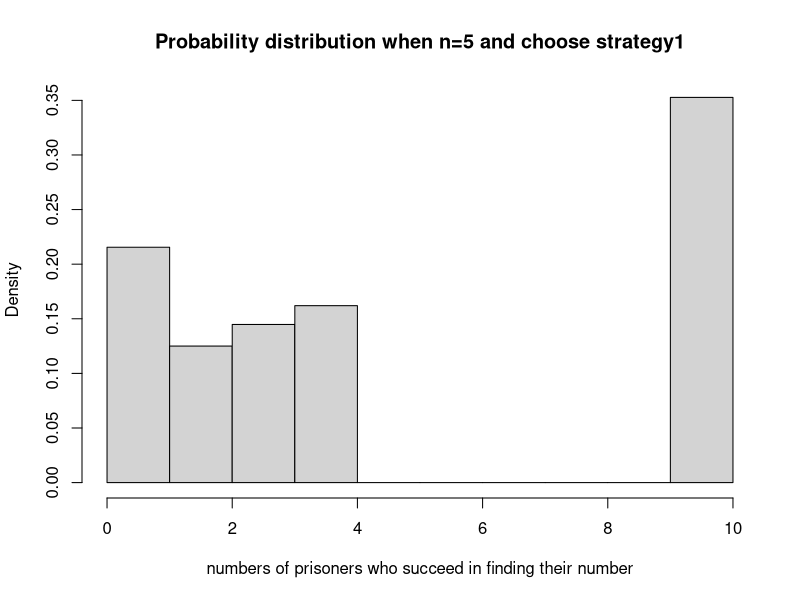
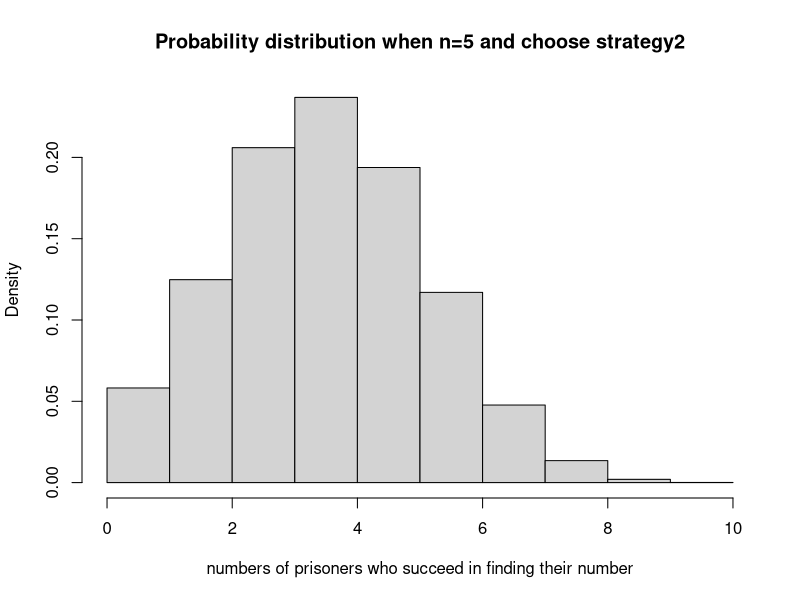
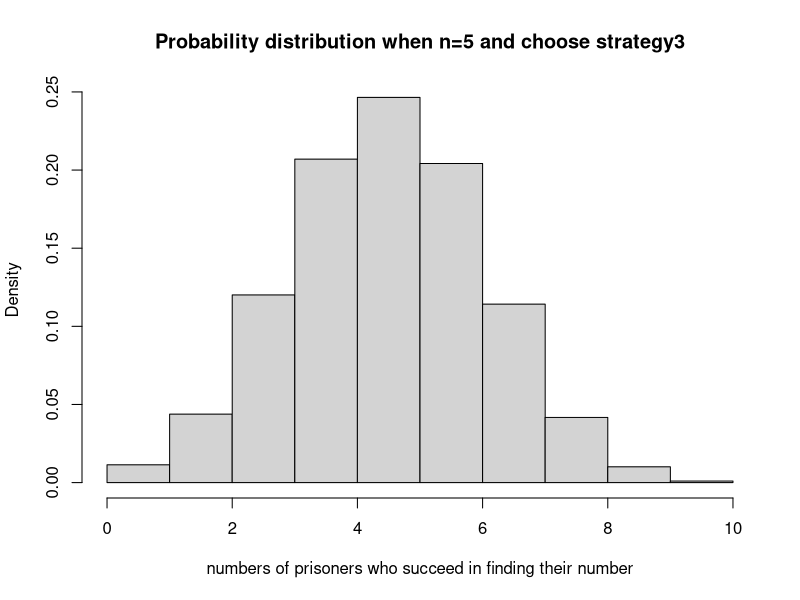
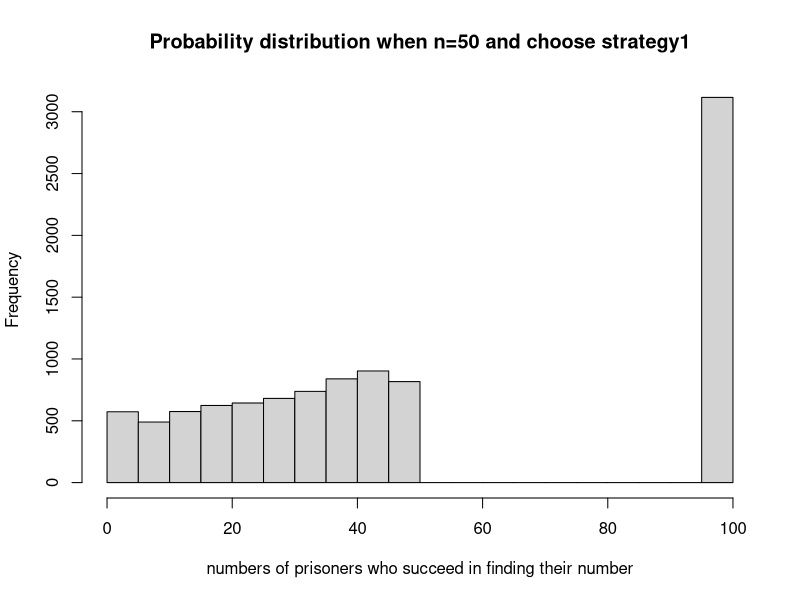
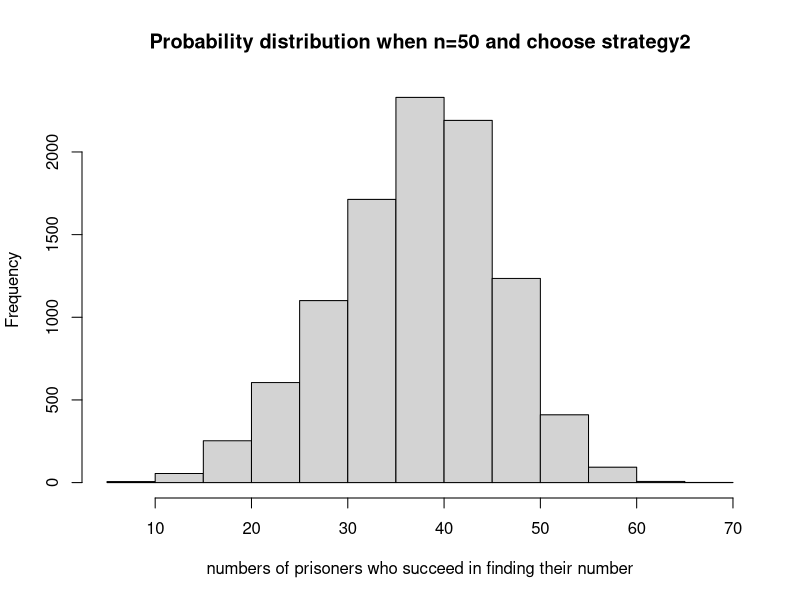
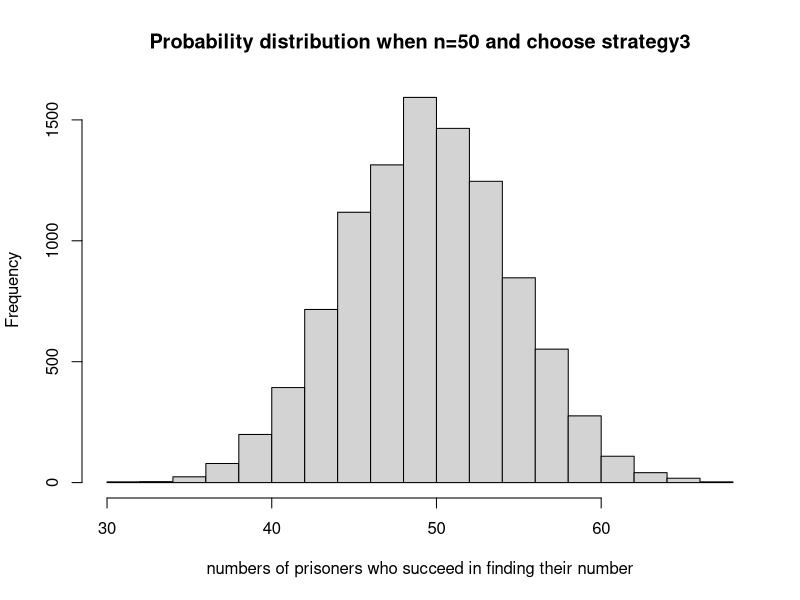
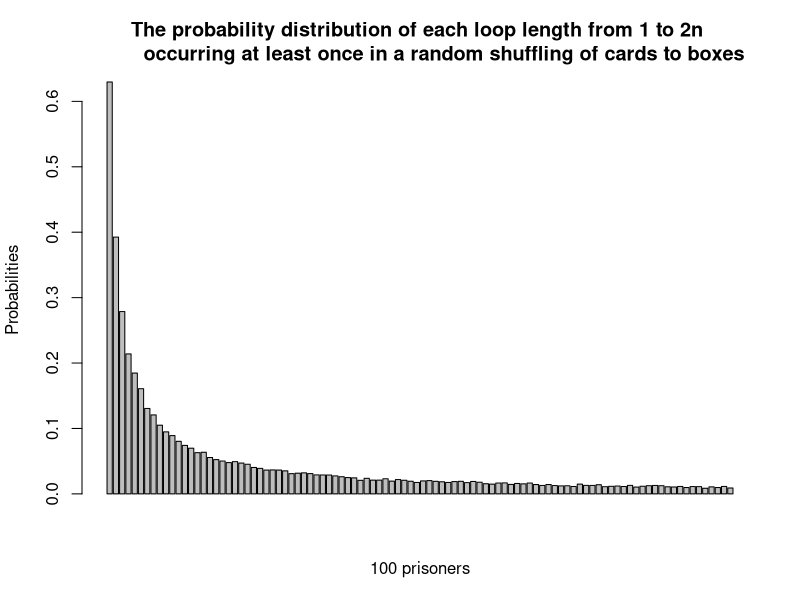
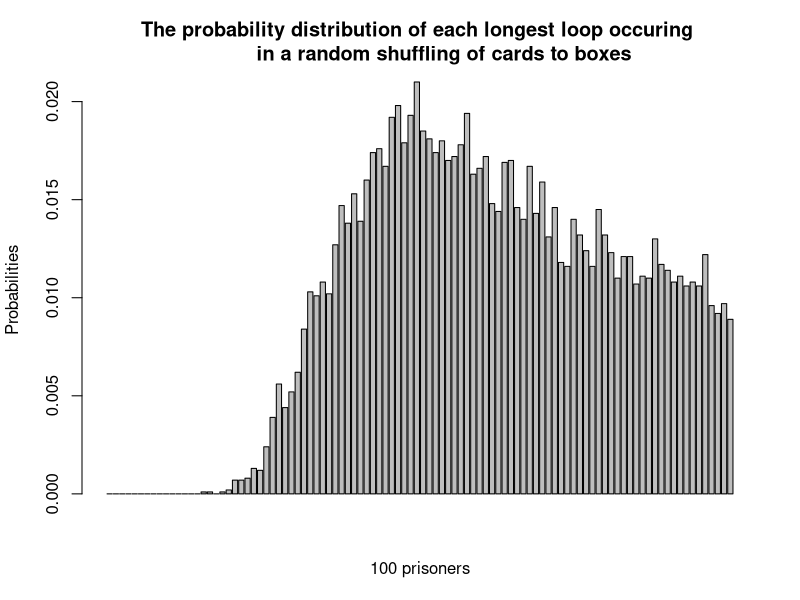

The R source for these figures, in order:

#Group member: Muhua Lu(s2445078), Luyu Sun(s2407311), Jiaqi Zhou(s2318871)
#The address of our github repo: https://github.com/lance0606/SP.git
#Member contributions:
#Luyu Sun is responsible for writing the code for startegy1/2/3 and comment improvement;
#Muhua Lu  is responsible for writing the code for Pone, Pall and example code;
#Jiaqi Zhou is responsible for writing the code for dloop and related functions and example code;
#While writing the code, we all ran into issues individually, but through group discussions, 
#we resolved those issues together as well. Each of us is responsible for our own part, 
#but each of us participated in the whole project, understood and discussed all the code.

#Overview：
#This project uses stochastic simulation to investigate a probability puzzle.

#And the set up of this puzzle is:
#there are 2n prisoners and each of them has a unique number (from 1 to 2n). 

#And there is a room with 2n boxes in this prison, each box with a unique number
#from 1 to 2n painted on the lid.

#There are 2n cards, each printed with a number chosen at random from 1 to 2n.

#The task of the prisoners is to find cards with the same number as their own by
#opening up to n boxes, and if all prisoners succeed in finding their number, 
#all of them will be freed.

#In addition, after each prisoner leaves the room, the room is fully restored to
#its original state. Prisoners who leave the room cannot communicate with 
#pri-soners who have not entered the room.

#There are three strategies, one of them has a surprisingly high probability of 
#setting all prisoners free, and the goal of this project is to find this high 
#probability strategy by comparing the outcomes of these three strategies.

#The specific content of these three strategies is:
#*Strategy1: first open the box with prisoner's number on it, check the number of
#card. If the number is not the prisoner's number, open the box with the number
#of card and repeat the procedure until the prisoner find the correct card or n
#boxes without finding it.
#*Strategy2: first open the box randomly, and then same process in strategy1.
#*Strategy3: open n boxes at random, checking each card for their number.

################################################################################

#Content of strategy1-Each prisoner starts from the box with the same number 
#as himself, and then opens the next box based on the card number in that box.

#Loop in turn until the prisoner finds a card with the same number as himself 
#or ends after looping n times.


##function "strategy1" is the code implementation of strategy1.

# The input to this function is:

#n: The prisoner can open the box at most n times, and the number of prisoners, 
#boxes and cards is 2n.

#k: Prisoner's number.

#box: distribution of 2n cards randomly assigned in 2n boxes.

##The output of this function is:

# Whether the prisoner found the correct card, if found, return the number "1", 
#otherwise return the number "0".

##Variable explanation in function:

#"found" indicates whether the prisoner found the correct card, the initial value 
#of 0 indicates that it was not found.

#"count" is used to count the number of times the prisoner opens the box, 
#the initial value is 1.

#"card_num" indicates the card number in the box opened each time, if card_num==k, 
#it means the prisoner finds a card with the same number as himself.

strategy1<-function(n,k,box){
  found<-0        
  count<-1        
  card_num<-box[k]        
  while (count<=n) {
    if (card_num==k) {
      found<-1
      break
    } else {
      card_num<-box[card_num]
    }
    count<-count+1
  }
  return(found)
}

################################################################################

#Content of strategy2: Each prisoner starts with a randomly numbered box 
#and then opens the next box based on the number of cards in that box.

#Loop in turn until the prisoner finds a card with the same number as himself 
#or ends after looping n times.

##function "strategy2" is the code implementation of strategy2.

# The input to this function is:

#n: The prisoner can open the box at most n times, and the number of prisoners, 
#boxes and cards is 2n.

#k: Prisoner's number.

#box: distribution of 2n cards randomly assigned in 2n boxes.

#The output of this function is:

# Whether the prisoner found the correct card, if found, return the number "1", 
#otherwise return the number "0".

#Explanation of variables in the function:

#found indicates whether the prisoner found the correct card, the initial value 
#of 0 indicates that it was not found.

#count is used to count the number of times the prisoner opens the box, 
#the initial value is 1.

#"random" means starting from a randomly selected box.

#"card_num" indicates the card number in the box opened each time, if card_num==k,
#it means the prisoner finds a card with the same number as himself.

strategy2<-function(n,k,box){
  found<-0
  count<-1
  random<-sample(1:(2*n),1)
  card_num<-box[random]
  while (count<=n) {
    if (card_num==k) {
      found<-1
      break
    } else {
      card_num<-box[card_num]
    }
    count<-count+1
  }
  return(found)
}

################################################################################

#Content of strategy3: Prisoners open n boxes at random and check if they 
#have their own numbered cards in them.

##function "strategy3" is the code implementation of strategy3.

#The input of this function is:

#n: The prisoner can open the box at most n times, and the number of prisoners, 
#boxes and cards is 2n.

#k: Prisoner's number.

#box: distribution of 2n cards randomly assigned in 2n boxes.

#The output of this function is:

# Whether the prisoner found the correct card, if found, return the number "1", 
#otherwise return the number "0".

#Explanation of variables in the function:

#"found“ indicates whether the prisoner found the correct card, the initial value 
#of 0 indicates that it was not found.

#"random" means to open n boxes randomly.

strategy3<-function(n,k,box){
  found<-0
  random<-sample(1:(2*n),n)
  if (k %in% box[random]){
    found<-1
  }
  return(found)
}
################################################################################

##Pone simulates 10,000 times the process of a given prisoner trying to find 
#the same card number as his own through three strategies.

##The input of this function:

#n: The prisoner can open the box at most n times, and the number of prisoners, 
#boxes and cards is 2n.

#k: Prisoner's number.

#strategy: The strategy used by the prisoner, the value can only be '1', '2', '3'.

#nreps: Number of simulations (default 10000).

##The output of this function:

#return the probability estimate.

##Variable explanation in function:

#"found" indicates whether the prisoner found the correct card, the initial value 
#of 0 indicates that it was not found.

#"boxes" means 2n cards are randomly distributed in 2n boxes.

#"prob" represents the frequency of successful discovery across all simulations.

Pone<-function(n,k,strategy,nreps=10000){
  found<-0
  for (i in 1:nreps){
    boxes<-sample(1:(2*n),2*n)
    
    #since the return value of strategy1/2/3 is 1 or 0,
    #it's now easy to calculate 'found' with simple addition
    if(strategy==1){
      found<-found+strategy1(n,k,boxes)
    }else if(strategy==2){
      found<-found+strategy2(n,k,boxes)
    }else if(strategy==3){
      found<-found+strategy3(n,k,boxes)
    }
  }
  prob<-found/nreps
  return(prob)
}

################################################################################


##Pall simulates the process of 10,000 times that all prisoners try to find 
#the same card number as themselves through three strategies in turn.

#The input of this function is:

#n: The prisoner can open the box at most n times, and the number of prisoners, 
#boxes and cards is 2n.

#strategy: The strategy used by the prisoner, the value can only be '1', '2', '3'.

#nreps: Number of simulations (default 10000).

##The output of this function is:

#Return a vector that records the results of each simulation 
#( the number of all prisoners that were successfully found).

##Variable explanation in function:

#"result" is a vector of length nreps, each element represents the result of the 
#current simulation.

#"boxes" means 2n cards are randomly distributed in 2n boxes.

#"prisoner" is the number of all prisoners.

#"found" indicates whether the prisoner found the correct card, the initial value 
#of 0 indicates that it was not found.

Pall<-function(n,strategy,nreps=10000){
  result<-rep(0,nreps)
  for (i in 1:nreps) {
    boxes<-sample(1:(2*n),2*n)
    prisoner<-1:(2*n)
    found<-0
    
    #since the return value of strategy1/2/3 is 1 or 0,
    #it's now easy to calculate 'found' with simple addition
    for (p in prisoner) {
      if(strategy==1){
        found<-found+strategy1(n,p,boxes)
      }else if(strategy==2){
        found<-found+strategy2(n,p,boxes)
      }else if(strategy==3){
        found<-found+strategy3(n,p,boxes)
      }
    }
    result[i]<-found
  }
  return(result)
}

################################################################################

##examples to show the results when n and strategy change.

#First simulate the individual probability when n=5 and 50.

sprintf('When n=5, the individual probability for choosing strategy1 is %f',Pone(5,10,1))
sprintf('When n=5, the individual probability for choosing strategy2 is %f',Pone(5,10,2))
sprintf('When n=5, the individual probability for choosing strategy3 is %f',Pone(5,10,3))
sprintf('When n=50, the individual probability for choosing strategy1 is %f',Pone(50,10,1))
sprintf('When n=50, the individual probability for choosing strategy2 is %f',Pone(50,10,2))
sprintf('When n=50, the individual probability for choosing strategy3 is %f',Pone(50,10,3))

#Then simulate the joint success probability distribution when n=5.

hist(Pall(5,1),col='lightgrey',main='Probability distribution when n=5 and choose strategy1',
     freq=F,breaks=10,xlab='numbers of prisoners who succeed in finding their number')
hist(Pall(5,2),col='lightgrey',main='Probability distribution when n=5 and choose strategy2',
     freq=F,breaks=10,xlab='numbers of prisoners who succeed in finding their number')
hist(Pall(5,3),col='lightgrey',main='Probability distribution when n=5 and choose strategy3',
     freq=F,breaks=10,xlab='numbers of prisoners who succeed in finding their number')

#simulate the joint success probability distribution when n=50.

hist(Pall(50,1),col='lightgrey',main='Probability distribution when n=50 and choose strategy1',
     xlab='numbers of prisoners who succeed in finding their number')
hist(Pall(50,2),col='lightgrey',main='Probability distribution when n=50 and choose strategy2',
     xlab='numbers of prisoners who succeed in finding their number')
hist(Pall(50,3),col='lightgrey',main='Probability distribution when n=50 and choose strategy3',
     xlab='numbers of prisoners who succeed in finding their number')

################################################################################

##Remarks about the surprising results:

#According to the results above, we can find that the individual probability for
#choosing 3 different strategies are close to be same, but the joint success
#probability distribution for choosing 3 strategies are very different. When
#prisoners choose strategy1, there are about 30% probability that they can all
#freed, while there is no chance for choosing strategy 2 and 3. 

################################################################################

##find_one_loop is used to find the loop starting with a certain number in the box.

##The input of the function:

#k: start number of loop.

#box: Represents the distribution of 2n cards randomly assigned in 2n boxes.

##The output of this function:

#Return a vector representing the found loop.

##Variable explanation in the function:

#"temp_k": Temporary variable for loop, initial assignment is k.

#"loop:" record the found loop.

find_one_loop<-function(k,box){
  temp_k<-k
  loop<-c(k)
  while(box[temp_k]!=k){
    temp_k<-box[temp_k]
    loop<-append(loop,temp_k)
  }
  return(loop)
}

################################################################################

##find_all_loop is used to find all loops that exist in the box.

##The input of this function:

#n: The number of prisoners, boxes and cards is 2n.

#box: Represents the distribution of 2n cards randomly assigned in 2n boxes.

##The output of this function:

#Return a vector that records the unique length of all loops that exist in the box.

##Variable explanation in the function:

#all_loop: record all loops, initially empty.

#idx: Indicates the number of the box.

find_all_loop<-function(n,box){
  all_loop<-c()
  idx<-1:(2*n)
  
  #Randomly select one of the remaining numbers to start to find a loop, 
  #and select a loop from all the numbers.
  
  #delete the number in the loop.
  
  while (length(idx)!=0) {
    k<-sample(idx,1)
    loop<-find_one_loop(k,box)
    all_loop<-append(all_loop,length(loop))
    idx<-idx[!idx %in% loop]
  }
  return(unique(all_loop))
}

################################################################################

##"dloop" is used to estimate the probability of each loop length from 1 to 2n 
#occurring at least once in a random shuffling of cards to boxes.

##The input of this function:

#n: The number of prisoners, boxes and cards is 2n.

#nreps: Number of simulations (default 10000).

##The output of this function:

#return a 2n-vector of probabilities.

##Variable explanation in the function:

#"prob": a vector of length 2n, counting the length counts of all loops 
#found in each simulation.

#"all_loop": record the unique length of all loops in each simulation.

dloop<-function(n,nreps=10000){
  prob<-rep(0,2*n)
  for (i in 1:nreps) {
    u<-sample(1:(2*n),2*n)
    all_loop<-find_all_loop(n,u)
    for (loop in all_loop) {
      prob[loop]<-prob[loop]+1
    }
  }
  prob<-prob/nreps
  return(prob)
}

################################################################################
#"dloop_plus" is used to count the length of the longest loop in each simulation; 
#in all simulations, count the number of occurrences of each longest loop, 
#and finally calculate the probability of each longest loop.

##The input of this function:

#n: The number of prisoners, boxes and cards is 2n.

#nreps: Number of simulations (default 10000).

##The output of this function:

#return a 2n-vector of probabilities.

##Variable explanation in the function:

#"prob": a vector of length 2n, count the maximum length of all loops found 
#in each simulation and count.

#"all_loop": record the unique length of all loops in each simulation.

dloop_plus<-function(n,nreps=10000){
  prob<-rep(0,2*n)
  for (i in 1:nreps) {
    u<-sample(1:(2*n),2*n)
    all_loop<-find_all_loop(n,u)
    
    prob[max(all_loop)]<-prob[max(all_loop)]+1
  }
  prob<-prob/nreps
  return(prob)
}

################################################################################

##probabilities visualization using dloop for n=50
prob<-dloop(50)
barplot(prob,
        main='The probability distribution of each loop length from 1 to 2n 
        occurring at least once in a random shuffling of cards to boxes',
        xlab='100 prisoners',ylab='Probabilities')

##probabilities visualization using dloop for n=50
prob1<-dloop_plus(50)
barplot(prob1,
        main='The probability distribution of each longest loop occuring 
        in a random shuffling of cards to boxes',
        xlab='100 prisoners',ylab='Probabilities')
sprintf('The probability that there is no loop longer than 50 is %f',sum(prob1[1:50]))